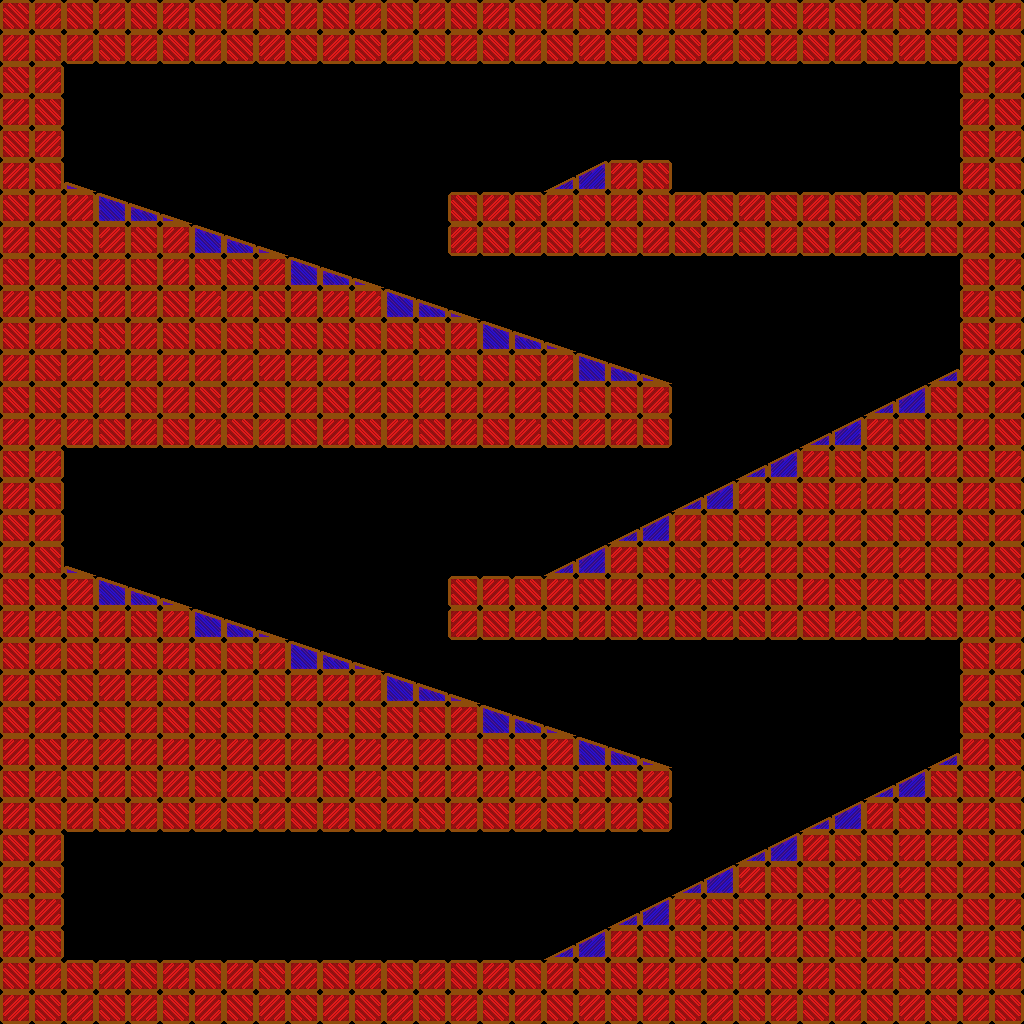

Rendered tile map (Tiled .tmx) drawn with the repository's tilesets; below, a short description and the map source with its tile grids summarised:
An orthogonal 32x32 tile map with 32x32 px tiles, 1 tile layer (Tile Layer 1).

<map version="1.0" orientation="orthogonal" width="32" height="32" tilewidth="32" tileheight="32">
 <properties>
  <property name="startX" value="96" />
  <property name="startY" value="96" />
 </properties>
 <tileset firstgid="1" name="set" tilewidth="32" tileheight="32">
  <image source="test_tiles.png" width="318" height="128" />
  <tile id="1">
   <properties>
    <property name="floorLeft" value="1" />
    <property name="floorRight" value="32" />
    <property name="slope" value="1" />
   </properties>
  </tile>
  <tile id="2">
   <properties>
    <property name="floorLeft" value="32" />
    <property name="floorRight" value="1" />
    <property name="slope" value="-1" />
   </properties>
  </tile>
  <tile id="9">
   <properties>
    <property name="floorLeft" value="1" />
    <property name="floorRight" value="16" />
    <property name="slope" value="0.5" />
   </properties>
  </tile>
  <tile id="10">
   <properties>
    <property name="floorLeft" value="17" />
    <property name="floorRight" value="32" />
    <property name="slope" value="0.5" />
   </properties>
  </tile>
  <tile id="11">
   <properties>
    <property name="floorLeft" value="32" />
    <property name="floorRight" value="17" />
    <property name="slope" value="-0.5" />
   </properties>
  </tile>
  <tile id="12">
   <properties>
    <property name="floorLeft" value="16" />
    <property name="floorRight" value="1" />
    <property name="slope" value="-0.5" />
   </properties>
  </tile>
  <tile id="18">
   <properties>
    <property name="floorLeft" value="1" />
    <property name="floorRight" value="11" />
    <property name="slope" value="0.33" />
   </properties>
  </tile>
  <tile id="19">
   <properties>
    <property name="floorLeft" value="12" />
    <property name="floorRight" value="22" />
    <property name="slope" value="0.33" />
   </properties>
  </tile>
  <tile id="20">
   <properties>
    <property name="floorLeft" value="23" />
    <property name="floorRight" value="32" />
    <property name="slope" value="0.33" />
   </properties>
  </tile>
  <tile id="21">
   <properties>
    <property name="floorLeft" value="32" />
    <property name="floorRight" value="23" />
    <property name="slope" value="-0.33" />
   </properties>
  </tile>
  <tile id="22">
   <properties>
    <property name="floorLeft" value="22" />
    <property name="floorRight" value="12" />
    <property name="slope" value="-0.33" />
   </properties>
  </tile>
  <tile id="23">
   <properties>
    <property name="floorLeft" value="11" />
    <property name="floorRight" value="1" />
    <property name="slope" value="-0.33" />
   </properties>
  </tile>
 </tileset>
 <layer name="Tile Layer 1" width="32" height="32">
  <data>[1024 cells, 622 non-empty, 7 distinct tile ids]</data>
 </layer>
</map>